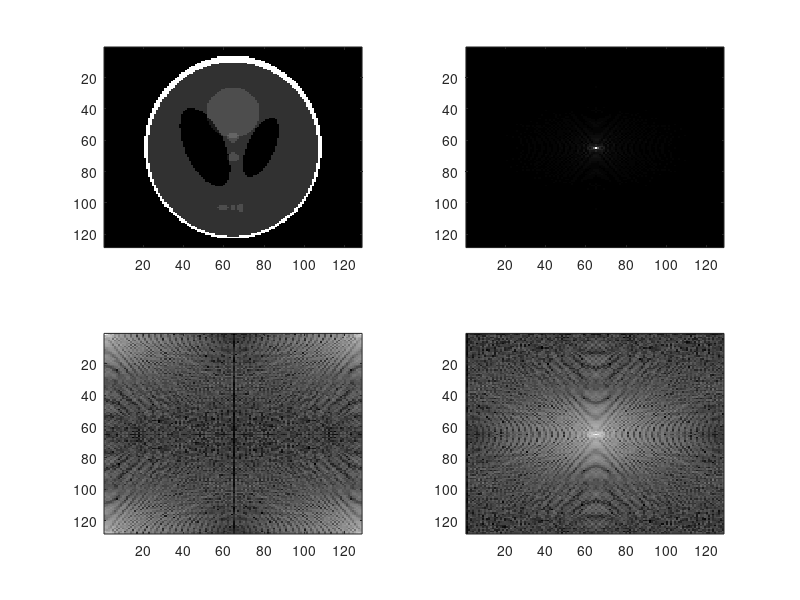

Write the MATLAB code that produced this figure.
close all;
clear all;

I = phantom(128);
A = fft2(I);
B = (abs(A));
C = log(1+abs(A));

subplot(2,2,1);
imagesc(I);
subplot(2,2,2);
imagesc(fftshift(abs(A)));
subplot(2,2,3);
imagesc(C);
subplot(2,2,4);
imagesc(fftshift(C));
colormap gray;

% fftshift -> put center of beam into center
